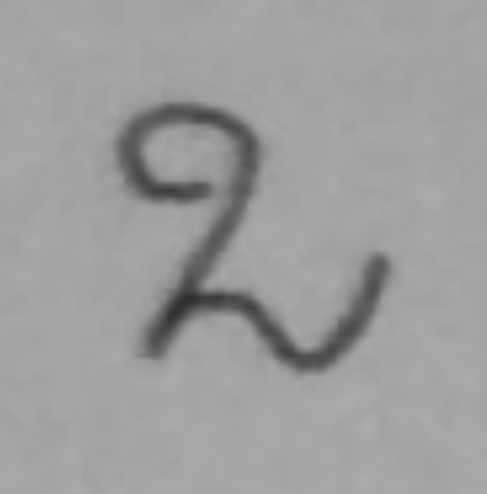
#> input picture Handwritten-Digit-Recogntion-CNN/images/2.png, 974 x 988 px, found by its file name (shown at 1/2 size)
$ jupyter execute --allow-errors HandwrittenDigit.ipynb
#> lines starting #> are read from the running program, lines starting #| are printed output that depends on the picture; after the words box and inside, x2 and y2 are one past the last pixel; in counts of white or black regions, pixels touching at a corner belong together
<a href="https://colab.research.google.com/github/Naga-Aditya-Anand/Machine-Learning-Projects/blob/main/Handwritten-Digit-Recogntion-CNN/HandwrittenDigit.ipynb" target="_parent"></a>

[cell 1]
import numpy as np
import pandas as pd
import tensorflow as tf
from tensorflow.keras.models import Sequential
from tensorflow.keras.layers import Conv2D,MaxPooling2D,Flatten,Dense
import matplotlib.pyplot as plt
import cv2

[cell 2]
mnist = tf.keras.datasets.mnist
#> (the rest of this cell did not finish here and is left out)

#> (a cell that did not finish here is left out)

#> (a cell that did not finish here is left out)

#> (a cell that did not finish here is left out)

#> (a cell that did not finish here is left out)

#> (a cell that did not finish here is left out)

[cell 8]
image = cv2.imread('2.png')
#> image is the input picture: shape (988, 974, 3); min 44, max 172, mean 158
gray = cv2.cvtColor(image, cv2.COLOR_RGB2GRAY)
gray = cv2.bitwise_not(gray)
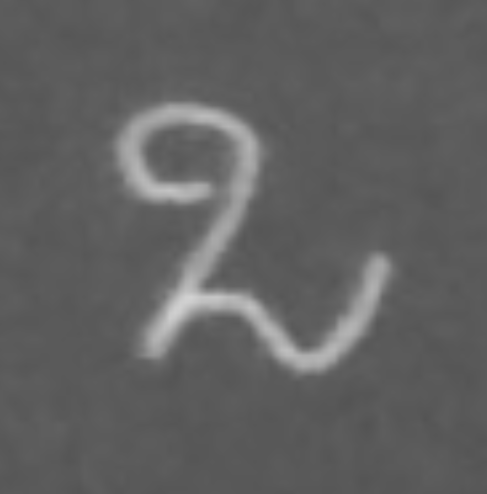
#> gray: shape (988, 974) (shown at 1/2 size); min 83, max 211, mean 97
_, thresh = cv2.threshold(gray, 110, 255, cv2.THRESH_BINARY)
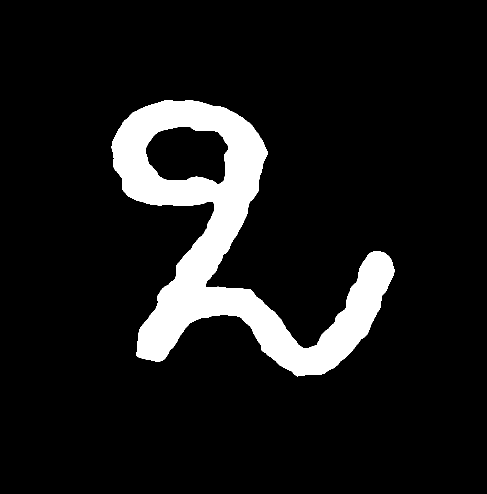
#> thresh: shape (988, 974) (shown at 1/2 size); 10% white; 1 white region, box (x1, y1, x2, y2) and area: (223, 201, 789, 753) 96129
digit = cv2.resize(thresh, (28, 28))
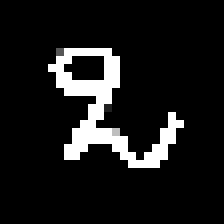
#> digit: shape (28, 28) (shown 8 times larger); min 0, max 255, mean 25.4
digit = digit / 255.0
digit = digit.reshape(1, 28, 28, 1)

plt.imshow(digit.squeeze(),cmap="gray")
plt.show()

#> (the rest of this cell did not finish here and is left out)

[cell 9]
image = cv2.imread('3.png')
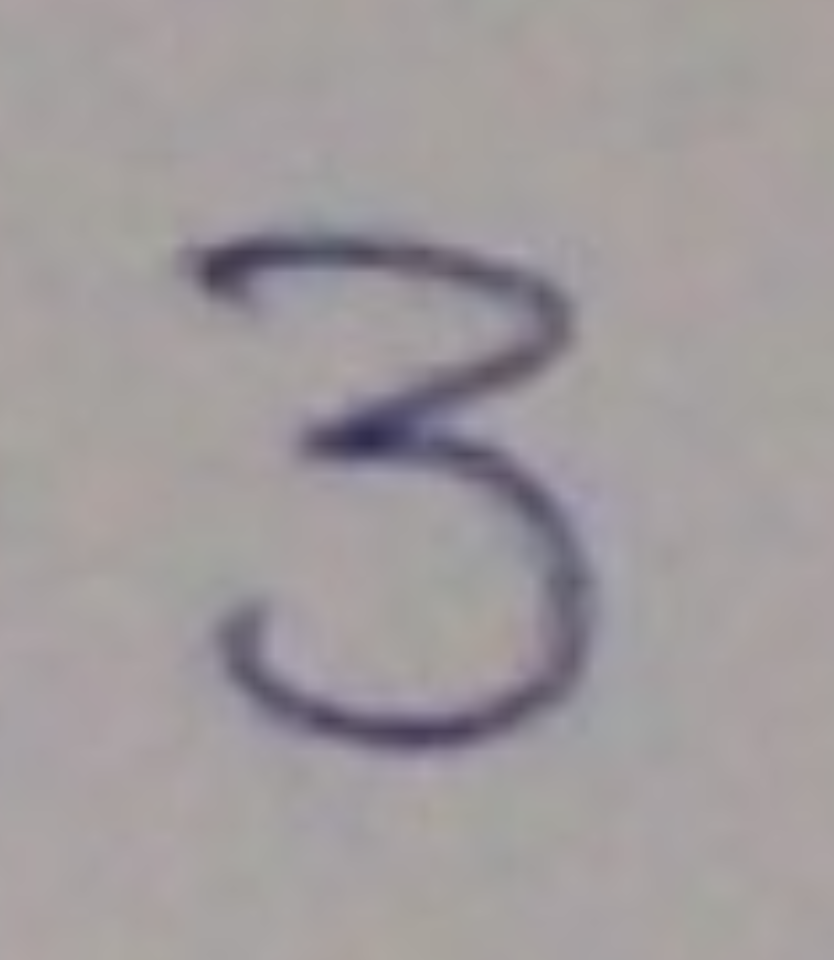
#> input picture Handwritten-Digit-Recogntion-CNN/images/3.png, 834 x 960 px, found by its file name
#> image is the input picture: shape (960, 834, 3); mean B, G, R 157.3, 155.7, 161.3
gray = cv2.cvtColor(image, cv2.COLOR_RGB2GRAY)
#> gray: shape (960, 834)
gray = cv2.bitwise_not(gray)
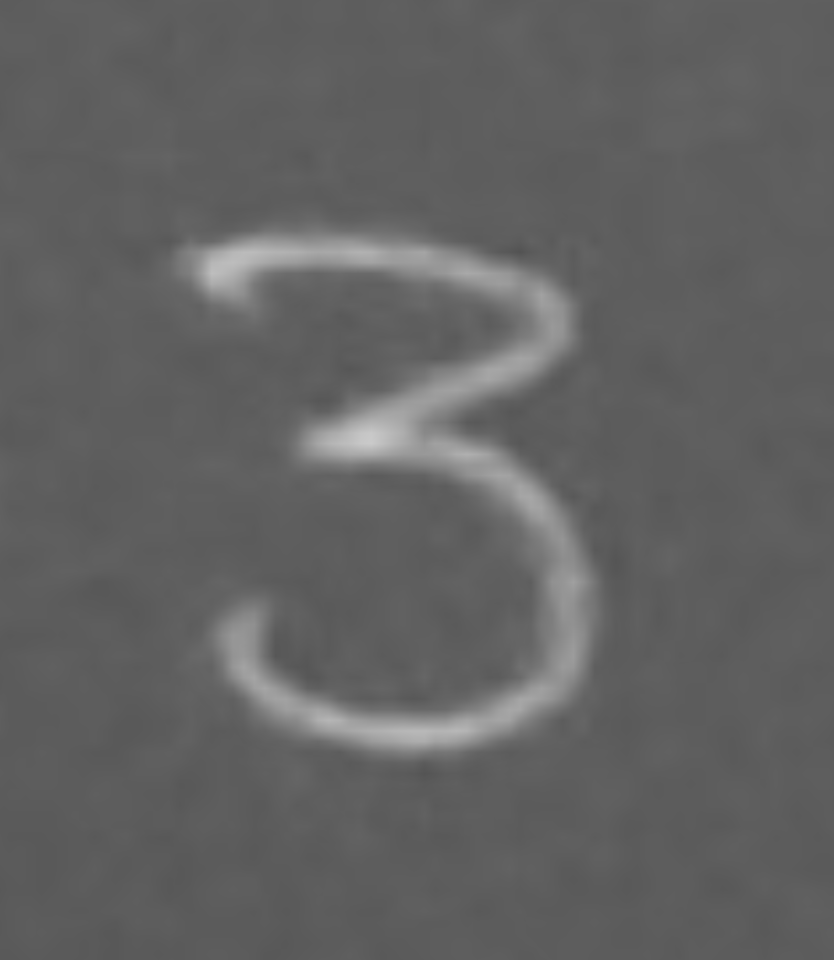
#> gray: shape (960, 834); min 83, max 202, mean 98.2
_, thresh = cv2.threshold(gray, 110, 255, cv2.THRESH_BINARY)
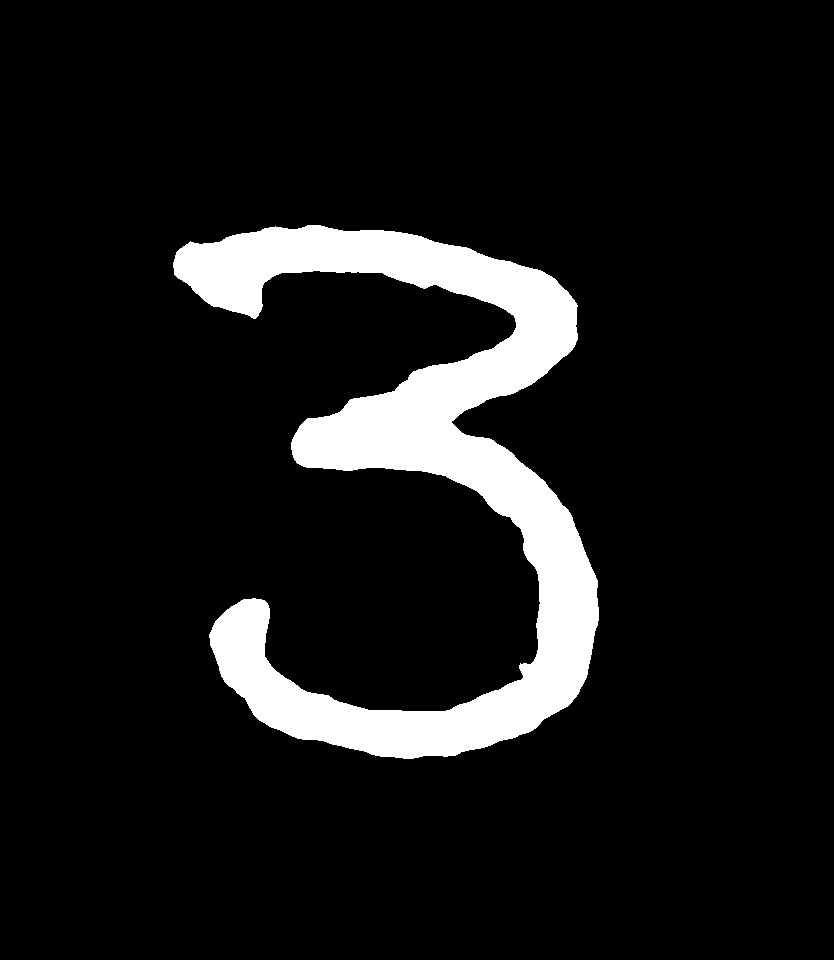
#> thresh: shape (960, 834); 9.2% white; 1 white region, box (x1, y1, x2, y2) and area: (173, 225, 599, 759) 73757
digit = cv2.resize(thresh, (28, 28))
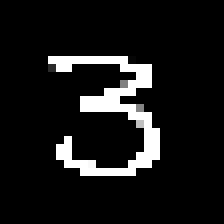
#> digit: shape (28, 28) (shown 8 times larger); min 0, max 255, mean 23.1
digit = digit / 255.0
digit = digit.reshape(1, 28, 28, 1)

plt.imshow(digit.squeeze(),cmap="gray")
plt.show()

#> (the rest of this cell did not finish here and is left out)
